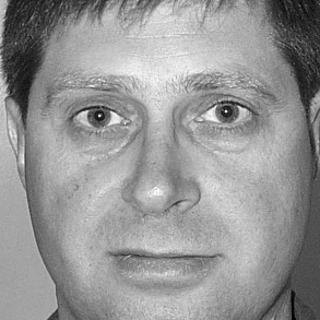
%> input picture CompImage.jpg, 320 x 320 px
$ octave --eval "result = DetectFace(imread('CompImage.jpg'));"   (GNU Octave 9; MATLAB toolbox functions it lacks are replaced by stand-ins)
%> lines starting %> are read from the running program, lines starting %| are printed output that depends on the picture
function [ output_args ] = DetectFace( Im )
%DETECTFACE Summary of this function goes here
%   Detailed explanation goes here
FaceDetector = vision.CascadeObjectDetector;
%I = imread(input_args);
BB = step(FaceDetector, Im);
%> BB = [19 17 274 274]
%IFaces = insertObjectAnnotation(Im, 'rectangle', BB, 'Face');
%figure, imshow(IFaces), title('Detected faces');

cropImage = imcrop(Im,BB);
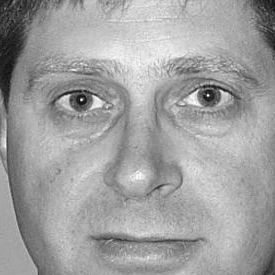
%> cropImage: size 275x275 uint8; min 3, max 255, mean 159.8
a = rgb2gray(cropImage);


a = double(a); %// Cast to double
minvalue = min(a(:)); %// Note the change here
%> minvalue = 3
maxvalue = max(a(:)); %// Got rid of superfluous nested min/max calls
%> maxvalue = 255
normimg = uint8((a-minvalue)*255/(maxvalue-minvalue)); %// Cast back to uint8
[rows, columns, numberOfColorChannels] = size(normimg);
%> rows = 275; columns = 275; numberOfColorChannels = 1


%To detect Eyes, first left eye then right eye
LEyeDetect = vision.CascadeObjectDetector('LeftEye','MergeThreshold', 50);
%> (the run ends here)

$ run again, on db1_01.jpg
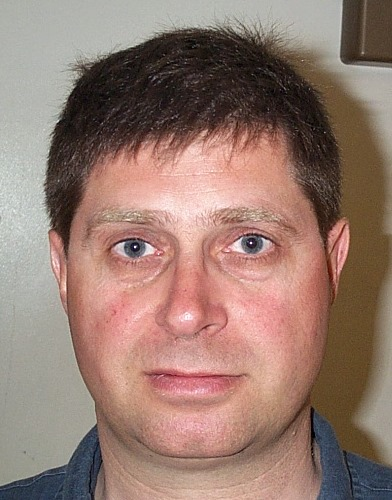
%> input picture db1_01.jpg, 392 x 500 px
%> BB = [41 137 301 301]
%> in DetectFace, `cropImage = imcrop(Im,BB);`:
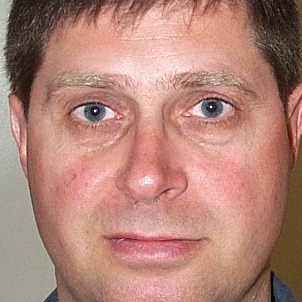
%> cropImage: size 302x302x3 uint8; mean R, G, B 179, 132.5, 120.7
%> in DetectFace, `a = rgb2gray(cropImage);`:
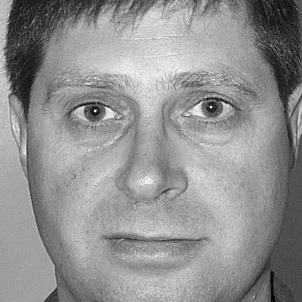
%> a: size 302x302 uint8; min 0, max 251, mean 145.1
%> minvalue = 0
%> maxvalue = 251
